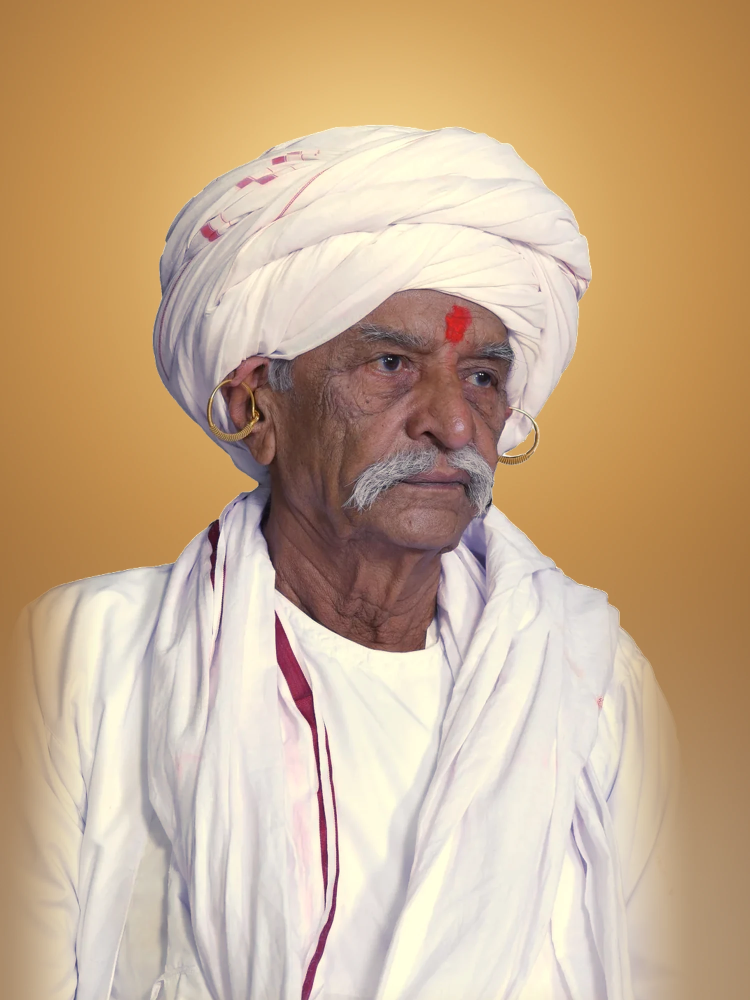
#> input picture tasks/karamshi-natural/export/alt_C_real-photo-08_natural-glow_not-used.webp, 1500 x 2000 px (shown at 1/2 size)
$ python photo_finish.py ../export/alt_C_real-photo-08_natural-glow_not-used.webp ../export/38_portrait_karamshibapa_blessing-glow_hd.webp ../export/38_portrait_karamshibapa_blessing-glow_hd.webp 1.0 1.0
#> lines starting #> are read from the running program, lines starting #| are printed output that depends on the picture
"""Photographic finish for a smoothed portrait, after the same HD step as સુરેશબાપા's photos (Real-ESRGAN x4plus, halved to exactly 2×).
Adds only what a camera photo has and the smoothed file lost — no new features:
  - clarity: gentle large-radius local contrast (brings out the wrinkles and folds that are already in the picture)
  - fine monochrome grain on skin and cloth (real sensor texture instead of the plastic look); the background glow keeps less grain
usage: python3 photo_finish.py SRC.png X4PLUS.png OUT_BASENAME [clarity] [grain]"""
import sys
import numpy as np
from PIL import Image, ImageFilter
src = Image.open(sys.argv[1]).convert('RGB'); up = Image.open(sys.argv[2]).convert('RGB'); OUT = sys.argv[3]
#> further down, src is the input picture: PIL image 1500x2000 RGB; mean R, G, B 200.5, 171.9, 140.5
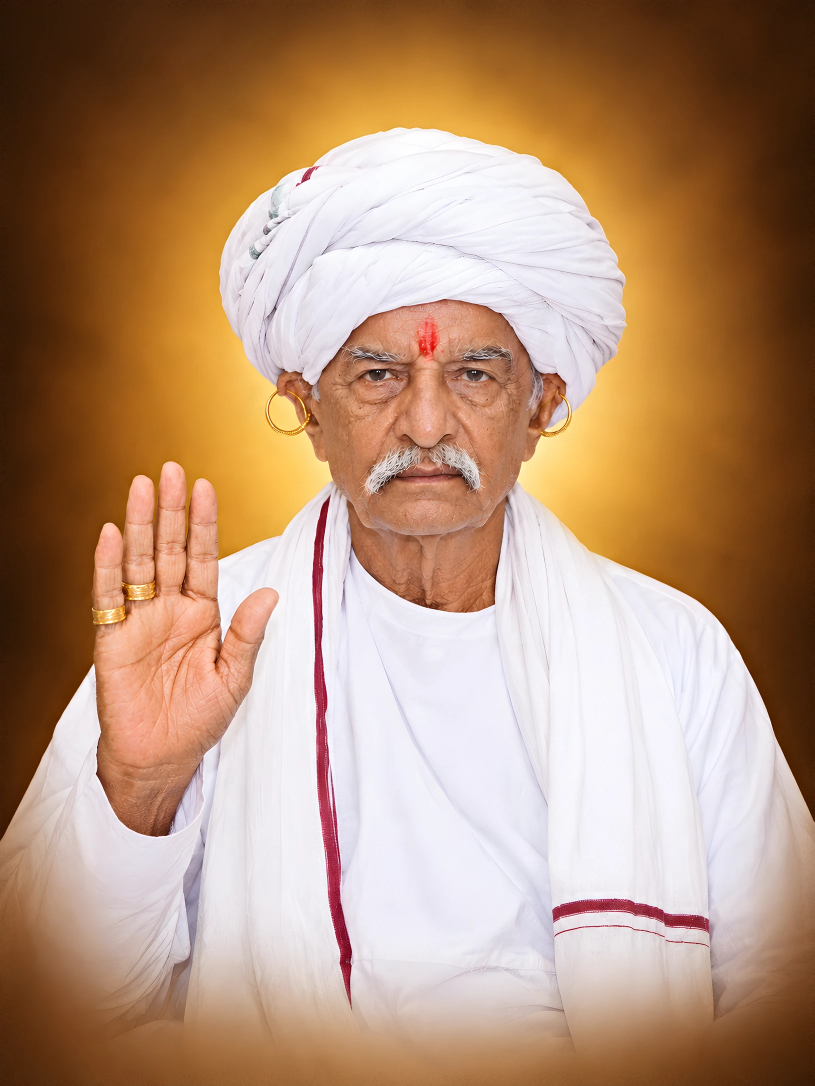
#> input picture tasks/karamshi-natural/export/38_portrait_karamshibapa_blessing-glow_hd.webp, 1629 x 2172 px (shown at 1/2 size)
#> further down, up is the input picture: PIL image 1629x2172 RGB; mean R, G, B 181.3, 145.9, 118.9
CL = float(sys.argv[4]) if len(sys.argv) > 4 else 0.35; GR = float(sys.argv[5]) if len(sys.argv) > 5 else 3.0
W, H = src.size
#> W = 1500; H = 2000
hd = up.resize((W * 2, H * 2), Image.LANCZOS)
a = np.asarray(hd).astype(np.float32)
# clarity: unsharp mask with a large radius on luminance only
lum = a.mean(2)
blur = np.asarray(Image.fromarray(lum.astype(np.uint8)).filter(ImageFilter.GaussianBlur(18))).astype(np.float32)
detail = lum - blur
mid = np.clip(1 - np.abs(lum - 128) / 128, 0, 1)                 # mid-tones (skin, folds) get it, pure whites and darks less
a = a + (CL * detail * mid)[..., None]
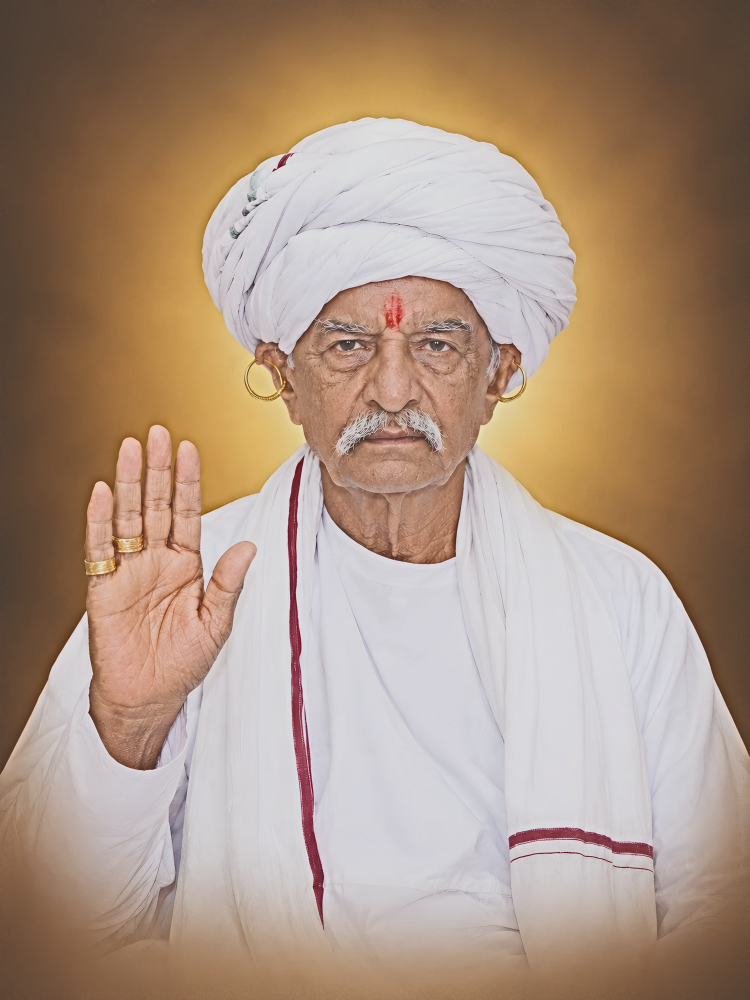
#> a: shape (4000, 3000, 3) float32 (shown at 1/4 size); mean R, G, B 190.1, 150.6, 120.4; drawn with min black and max white
# grain: fine, monochrome, stronger where the picture has subject detail than on the smooth glow
rng = np.random.default_rng(5)
n = rng.normal(0, 1, (H * 2, W * 2)).astype(np.float32)
n = np.asarray(Image.fromarray(np.clip(n * 40 + 128, 0, 255).astype(np.uint8)).filter(ImageFilter.GaussianBlur(0.6))).astype(np.float32) - 128
n = n / (n.std() + 1e-6)
edge = np.asarray(Image.fromarray(lum.astype(np.uint8)).filter(ImageFilter.FIND_EDGES).filter(ImageFilter.GaussianBlur(25))).astype(np.float32)
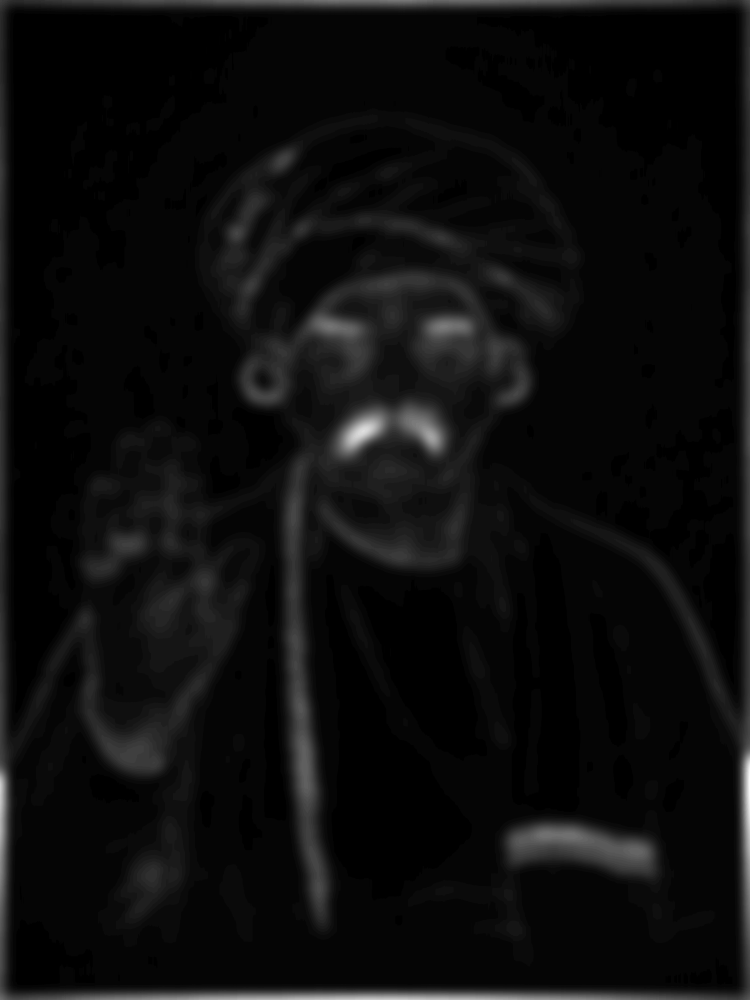
#> edge: shape (4000, 3000) float32 (shown at 1/4 size); min 0, max 48, mean 2.5; drawn with min black and max white
subj = np.clip(edge / 12.0, 0.35, 1.0)
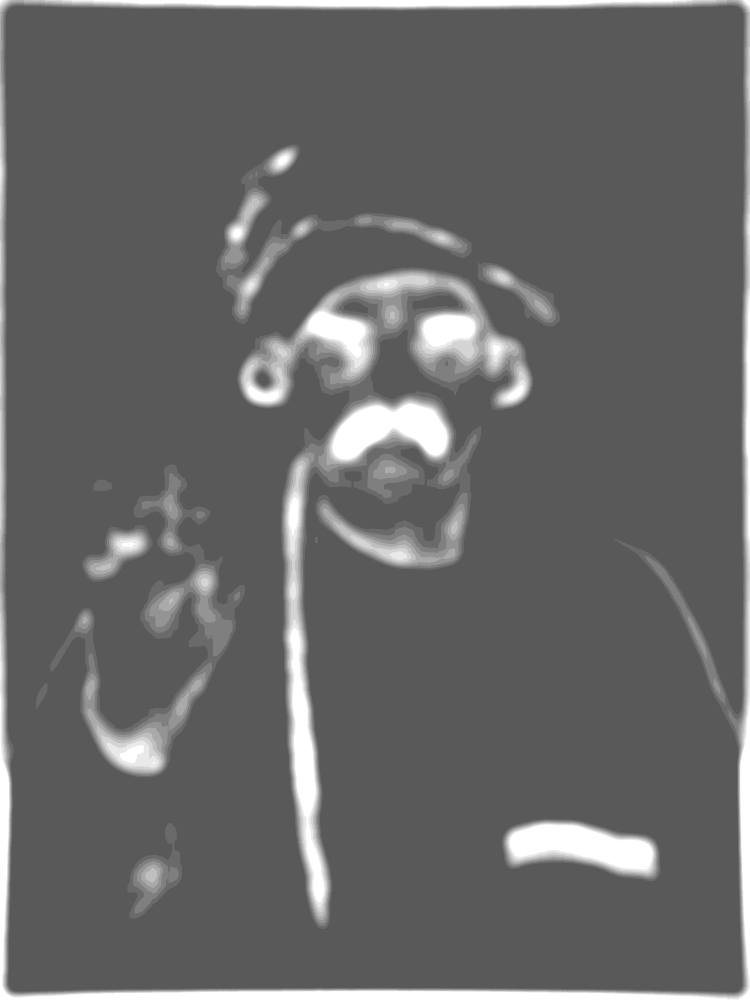
#> subj: shape (4000, 3000) float32 (shown at 1/4 size); min 0.35, max 1, mean 0.404
a = a + (GR * n * subj)[..., None]
out = Image.fromarray(np.clip(a, 0, 255).astype(np.uint8))
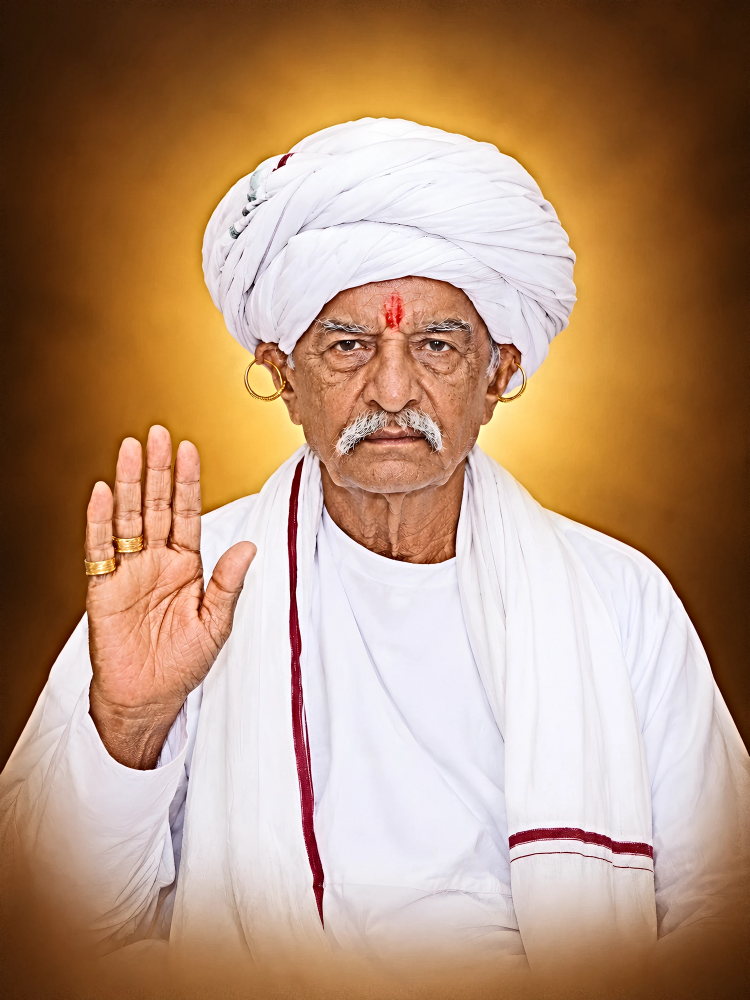
#> out: PIL image 3000x4000 RGB (shown at 1/4 size); mean R, G, B 180.2, 144.9, 118
out.save(OUT + '.png'); out.save(OUT + '.webp', quality=90, method=6)
print(OUT, out.size)
#| ../export/38_portrait_karamshibapa_blessing-glow_hd.webp (3000, 4000)
